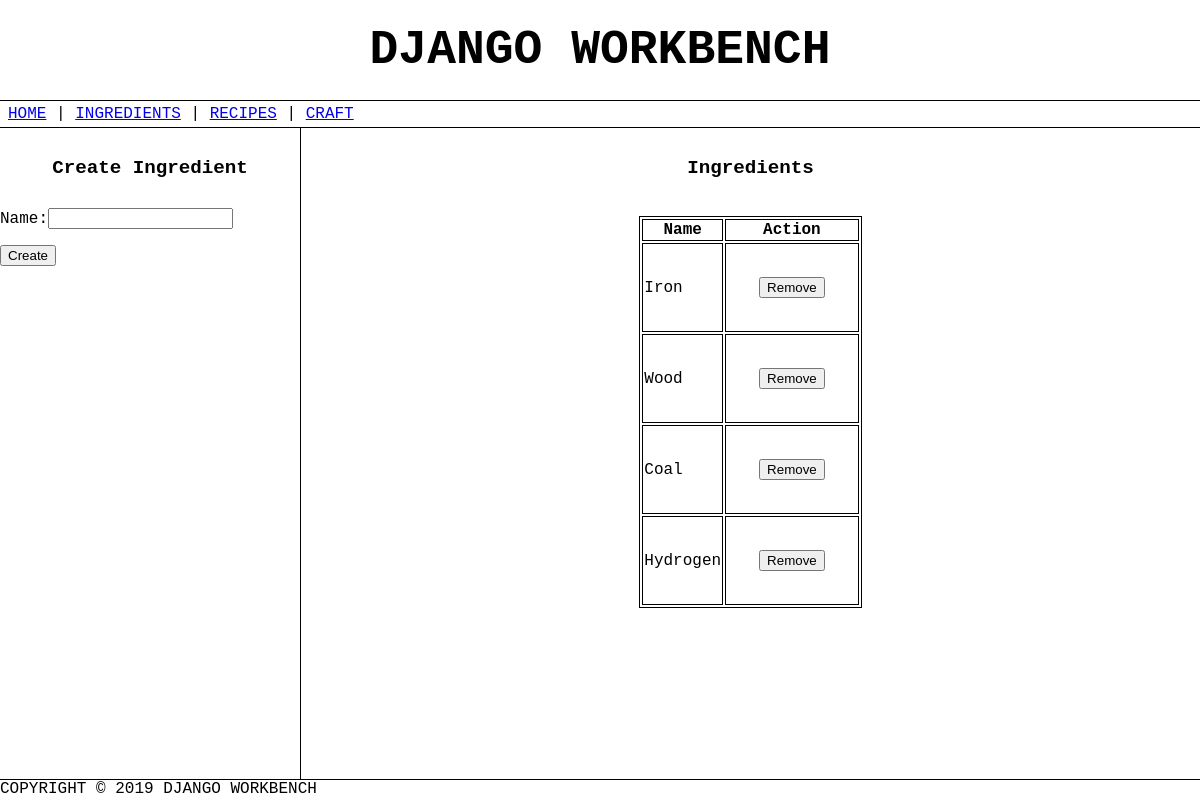
Page /workbench/ingredients/ on the committed database.
### WorkbenchApp/models.py (models this page shows)
class Ingredient(models.Model):
    name = models.CharField(max_length=100)

### WorkbenchApp/views.py (the view)
# urls.py: path('ingredients/', views.ViewIngredients, name='ViewIngredients'),
def ViewIngredients(request):
    if request.method == 'POST':
        form = IngredientCreateForm(request.POST)
        if form.is_valid():
            ingredient = Ingredient(name=form.data['name'])
            ingredient.save()
        return HttpResponseRedirect('/workbench/ingredients?created=true')
    context = {
        'list': Ingredient.objects.all(),
        'create_form': IngredientCreateForm(),
        'remove_form': IngredientDeleteForm()
    }
    return render(request, 'ingredients/ingredients.html', context)

### WorkbenchApp/forms.py
class IngredientCreateForm(forms.Form):
    name = forms.CharField(label='Name', max_length=100)

class IngredientDeleteForm(forms.Form):
    id = forms.IntegerField(widget = forms.HiddenInput())

### WorkbenchApp/templates/ingredients/ingredients.html (shortened to what this page needs)
{% extends "../base.html" %}
{% load static %}
{% block currentstyle %}
    <link rel="stylesheet" href="{% static 'css/ingredients.css' %}">
{% endblock %}
{% block content %}
    <div class="wb-ing-main">
        <div class="wb-ing-left-bar">
            <div class="wb-ing-section-title">
                <div style="flex:1;"></div>
                <span>Create Ingredient</span>
                <div style="flex:1;"></div>
            </div>
            <div class="wb-ing-inner-section">
                {% include "ingredients/create.html" %}
            </div>
        </div>
        <div class="wb-ing-right-bar">
            <div class="wb-ing-section-title">
                <div style="flex:1;"></div>
                <span>Ingredients</span>
                <div style="flex:1;"></div>
            </div>
            <div class="wb-ing-inner-section">
                <div style="flex:1;"></div>
                {% include "ingredients/list.html" %}
                <div style="flex:1;"></div>
            </div>
        </div>
    </div>
{% endblock %}

### WorkbenchApp/templates/ingredients/list.html (shortened to what this page needs)
<div>
    <div>
        <table class="wb-ing-table">
            <tr>
                <th>Name</th>
                <th>Action</th>
            </tr>
            {% for ingredient in list %}
            <tr>
                <td><span>{{ ingredient.name }}</span></td>
                <td>
                    <div style="margin:2em;">
                        <form action="/workbench/ingredients/delete" method="post">
                            <input type="submit" value="Remove">
                        </form>
                    </div>
                </td>
            </tr>
            {% endfor %}
        </table>
    </div>
</div>

### WorkbenchApp/static/css/base.css (style rules this page uses)
html, body { margin: 0px; font-family: courier; }

### WorkbenchApp/static/css/ingredients.css (style rules this page uses)
.wb-ing-main { width:100%; height: 100%; display: flex; }
.wb-ing-left-bar { flex: 0.25; border-right: 1px solid black; }
.wb-ing-right-bar { flex: 0.75; }
.wb-ing-section-title { display:flex; width:100%; line-height:80px; font-size:1.2em; font-weight:bold; }
.wb-ing-inner-section { width: 100%; display: flex; }
table, th, td { border: 1px solid black; flex:1; }
.wb-ing-table { max-height: 500px; overflow:auto; display: flex; }

### rows in the picture
Ingredient: name "Iron"
Ingredient: name "Wood"
Ingredient: name "Coal"
Ingredient: name "Hydrogen"
